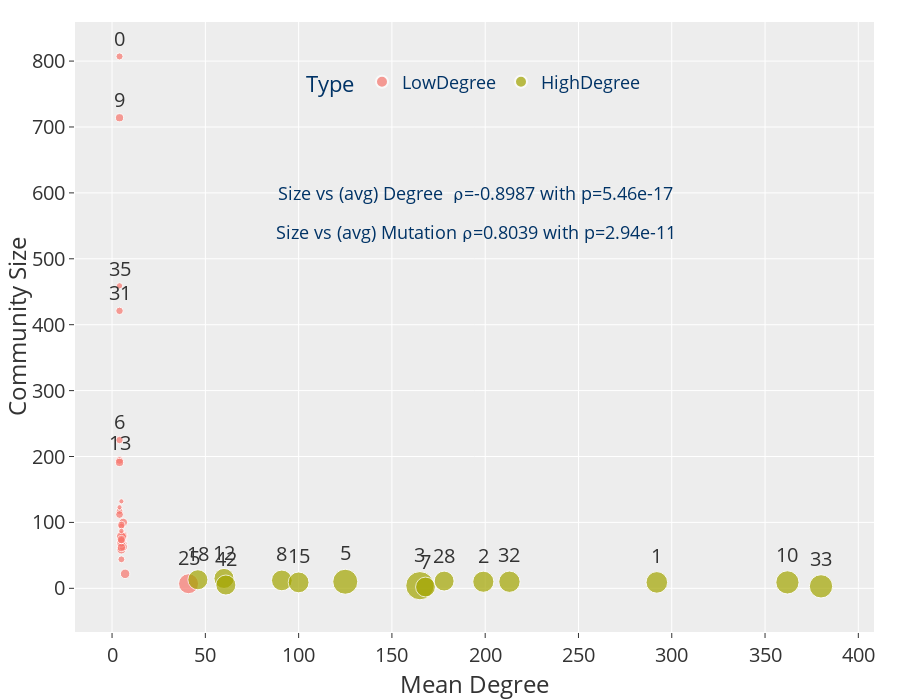

Notebook code for this chart:
### Code cell
##### Plotting
fig = px.scatter(tst_df, x="mean_degree", y="size", color="type", size="Mutation Mean", text="text", title="Mean Degree vs Community Size")
fig.update_traces(textposition="top center")
fig.add_annotation(x=195, y=600, text="Size vs (avg) Degree  ⍴=-0.8987 with p=5.46e-17", showarrow=False, font=dict(size=18, color="#003366"))
fig.add_annotation(x=195, y=540, text="Size vs (avg) Mutation ⍴=0.8039 with p=2.94e-11", showarrow=False, font=dict(size=18, color="#003366"))

fig = fig.update_layout(
    title="",
    legend=dict(
        title="Type",
        orientation="h",
        yanchor="middle",
        xanchor="center",
        y=0.90,
        x=0.5,
        bgcolor="rgba(0,0,0,0)",
        font=dict(size=18, color="#003366"),
    ),
    xaxis=dict(tickfont=dict(size=20), title="Mean Degree"),
    yaxis=dict(tickfont=dict(size=20), title="Community Size"),
    font=dict(size=20),
    height=600,
)
save_fig(name="LargeSmall_com", fig=fig, base_path=figures_path, width=1300, height=600, margin=0.02)
fig.update_layout(height=700)

### Figure 1 — Plotly figure (JSON) as saved in the notebook; plotly's stock layout.template omitted (floating-point values rounded to 4 significant figures)
{"data": [{"hovertemplate": "type=LowDegree<br>mean_degree=%{x}<br>size=%{y}<br>Mutation Mean=%{marker.size}<br>text=%{text}<extra></extra>", "legendgroup": "LowDegree", "marker": {"color": "#F8766D", "size": [2.371, 2.274, 2.587, 3.15, 3.932, 2.84, 3.162, 2.875, 4.652, 3.525, 2.868, 3.127, 2.157, 1.258, 2.724, 18.86, 3.013, 3.46, 3.478, 3.177, 2.651, 4.872, 1.861, 2.053, 2.548, 3.068, 2.75, 1.26, 2.227, 1.414, 4.273], "sizemode": "area", "sizeref": 0.09438, "symbol": "circle"}, "mode": "markers+text", "name": "LowDegree", "orientation": "v", "showlegend": true, "text": [0, "", 6, 9, "", 13, "", "", "", "", "", "", "", "", "", 25, "", "", "", "", 31, "", 35, "", "", "", "", "", "", "", ""], "textposition": "top center", "type": "scatter", "x": [4, 4, 4, 4, 5, 4, 4, 4, 5, 6, 6, 6, 5, 5, 6, 41, 6, 6, 5, 5, 4, 5, 4, 5, 5, 5, 5, 4, 5, 5, 7], "xaxis": "x", "y": [807, 117, 225, 714, 59, 194, 191, 112, 69, 80, 68, 63, 83, 132, 76, 7, 79, 100, 69, 62, 421, 78, 459, 94, 73, 74, 96, 123, 44, 87, 22], "yaxis": "y"}, {"hovertemplate": "type=HighDegree<br>mean_degree=%{x}<br>size=%{y}<br>Mutation Mean=%{marker.size}<br>text=%{text}<extra></extra>", "legendgroup": "HighDegree", "marker": {"color": "#A3A500", "size": [22, 21.1, 37.75, 29.6, 18.5, 20.25, 25.44, 19.07, 20.44, 19, 18.73, 21.5, 25.67, 19], "sizemode": "area", "sizeref": 0.09438, "symbol": "circle"}, "mode": "markers+text", "name": "HighDegree", "orientation": "v", "showlegend": true, "text": [1, 2, 3, 5, 7, 8, 10, 12, 15, 18, 28, 32, 33, 42], "textposition": "top center", "type": "scatter", "x": [292, 199, 165, 125, 168, 91, 362, 60, 100, 46, 178, 213, 380, 61], "xaxis": "x", "y": [9, 10, 4, 10, 2, 12, 9, 15, 9, 13, 11, 10, 3, 5], "yaxis": "y"}], "layout": {"annotations": [{"font": {"color": "#003366", "size": 18}, "showarrow": false, "text": "Size vs (avg) Degree  ⍴=-0.8987 with p=5.46e-17", "x": 195, "y": 600}, {"font": {"color": "#003366", "size": 18}, "showarrow": false, "text": "Size vs (avg) Mutation ⍴=0.8039 with p=2.94e-11", "x": 195, "y": 540}], "font": {"size": 20}, "height": 700, "legend": {"bgcolor": "rgba(0,0,0,0)", "font": {"color": "#003366", "size": 18}, "itemsizing": "constant", "orientation": "h", "title": {"text": "Type"}, "tracegroupgap": 0, "x": 0.5, "xanchor": "center", "y": 0.9, "yanchor": "middle"}, "margin": {"b": 0, "l": 26, "r": 26, "t": 22}, "title": {"text": ""}, "xaxis": {"anchor": "y", "domain": [0, 1], "tickfont": {"size": 20}, "title": {"text": "Mean Degree"}}, "yaxis": {"anchor": "x", "domain": [0, 1], "tickfont": {"size": 20}, "title": {"text": "Community Size"}}}}
